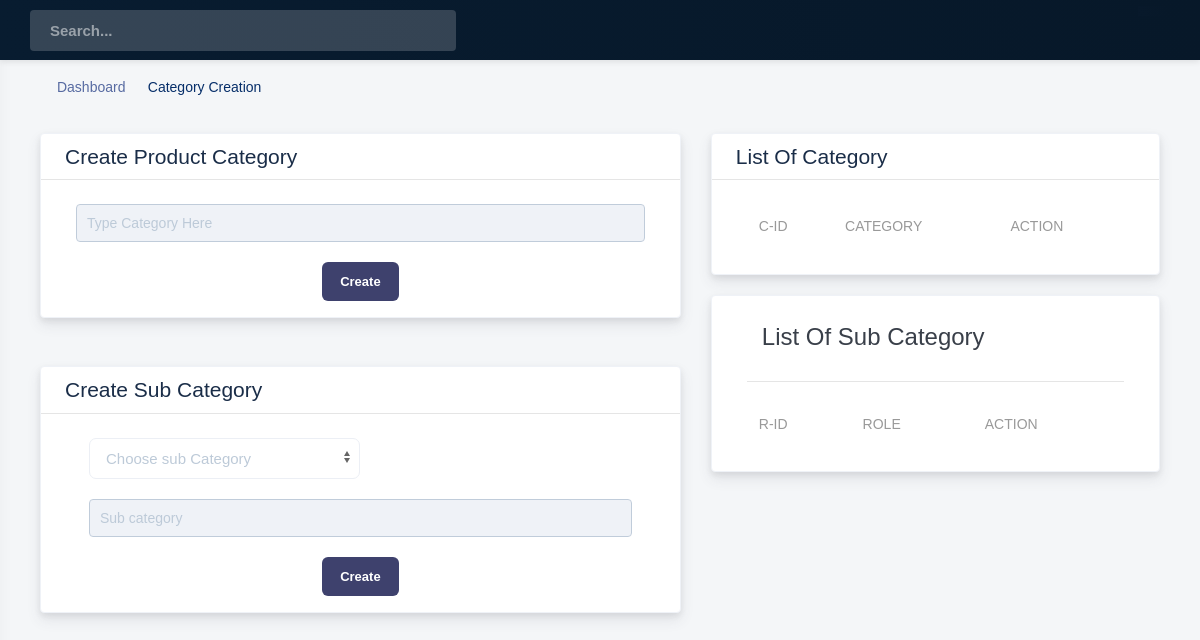
The app's page /admindash/category-create/, older data.
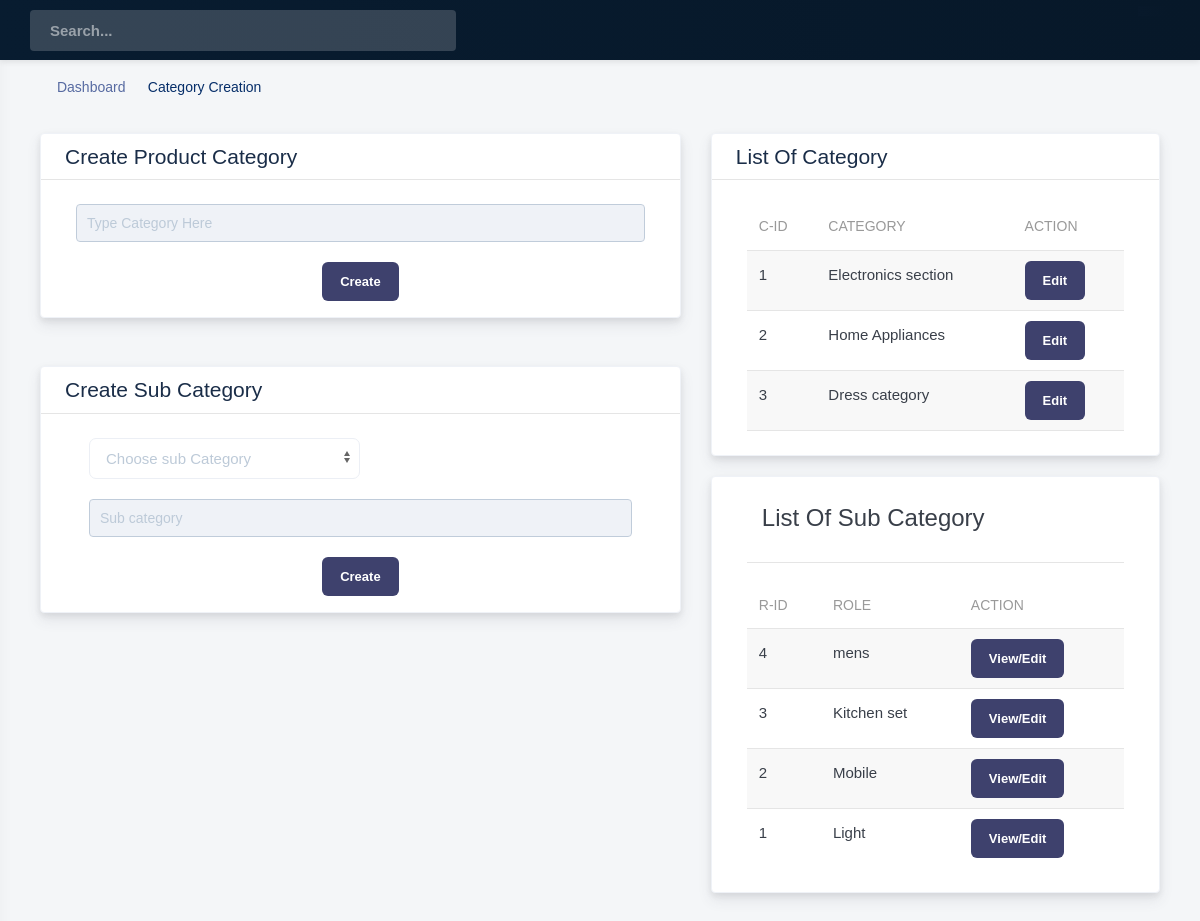
The same page, newer data.
### ShoppingApp/models.py (models this page shows, shortened)
class CareerCategory(models.Model):
    category_id=models.IntegerField(default=0)
    category=models.CharField(max_length=255)

class Category_role(models.Model):
    cat_id=models.IntegerField(default=0)
    cat_category=models.CharField(max_length=255)
    cat_sub=models.CharField(max_length=255)
    cat_create_date=models.DateTimeField(default=datetime.now,blank=True)

### ShoppingApp/views.py (the view, shortened to what this page needs)
# urls.py: path('admindash/category-create/',views.Category,name='category-create'),
def Category(request):
    category_list=CareerCategory.objects.all()
    cfp_list=Category_role.objects.order_by("-cat_create_date")
    context={
        'category_list':category_list,
        'cfp_list':cfp_list,
    }
    return render(request,'admin_section/category-create.html',context)

### templates/admin_section/category-create.html (shortened to what the changed rows need)
{% extends 'admin_base.html' %}
{% block content %}
    <div id="wrapper" class="admin-panel">
    <div class="page-content">
            <div class="page-content-inner">
                <div class="row">
                  <div  class="col-md-5 my-3">
                    <div class="uk-width-expand">
                        <div class="card rounded">
                          <div class=" container py-4 uk-width-expand">
                                <table class="uk-table uk-table-small uk-table-hover uk-table-striped" uk-table-divider" >
                                  <thead>
                                      <tr>
                                          <th>C-Id</th>
                                          <th>Category</th>
                                          <th>Action</th>
                                      </tr>
                                  </thead>
                                  <tbody>
                                    {% for item in category_list %}
                                      <tr>
                                        <td>{{item.category_id}}</td>
                                        <td>{{item.category}}</td>
                                        <td><a href="{% url 'categoryEdit' item.category_id %}" class="btn btn-default">Edit</a></td>
                                      </tr>
                                      {% endfor %}
                                  </tbody>
                                </table>
                            </div>
                        </div>
                    </div>
                    <div class="uk-width-expand my-3">
                        <div class="card rounded">
                          <div class=" container py-4 uk-width-expand">
                                <table class="uk-table uk-table-small uk-table-hover uk-table-striped" uk-table-divider>
                                  <thead>
                                      <tr>
                                          <th>R-Id</th>
                                          <th>Role</th>
                                          <th>Action</th>
                                      </tr>
                                  </thead>
                                  <tbody>
                                    {% for item in cfp_list %}
                                      <tr>
                                        <td>{{item.cat_id}}</td>
                                        <td>{{item.cat_sub}}</td>
                                        <td><a href="{% url 'subEdit' item.pk %}" class="btn btn-default">View/Edit</a></td>
                                      </tr>
                                      {% endfor %}
                                  </tbody>
                                </table>
                            </div>
                        </div>
                    </div>
                  </div>
                </div>
            </div>
        </div>
    </div>
{% endblock %}

Row changes from the older to the newer data that the page shows:
added CareerCategory: category_id "1", category "Electronics section"
added CareerCategory: category_id "2", category "Home Appliances"
added CareerCategory: category_id "3", category "Dress category"
added Category_role: cat_id "4", cat_sub "mens"
added Category_role: cat_id "3", cat_sub "Kitchen set"
added Category_role: cat_id "2", cat_sub "Mobile"
added Category_role: cat_id "1", cat_sub "Light"
